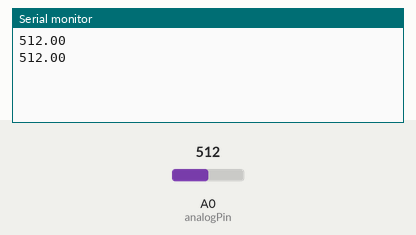
This sketch was run on a simulated Arduino Uno, built with avr-gcc and run on an emulated ATmega328P. On the bench: the last lines printed to the serial monitor. The test bench sets the inputs (shaded band); at power-on: A0 (analogPin) = 512.

Above: at 1.8 s.
1.9 s: A0 (analogPin) set to 716
At 2.7 s:
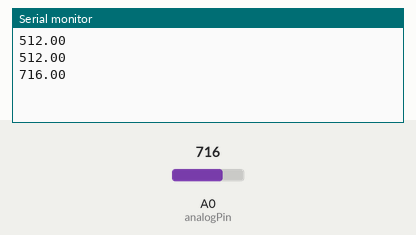
3.4 s: A0 (analogPin) set to 900
At 4.8 s:
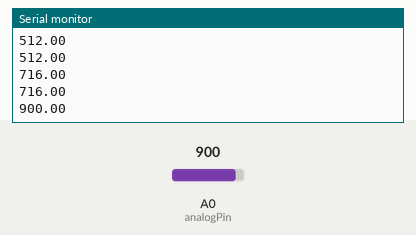
Timing chart, 0 to 6.4 s (numbered marks = the images above; inputs shaded):
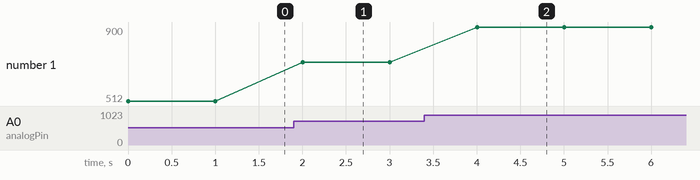

Measured:
- after the input at 1.9 s, the serial monitor: prints a new line after 0.10 s (image 1)
- after the input at 3.4 s, the serial monitor: prints a new line after 0.60 s (image 2)
- plotted number 1: 512 → 716 after the input at 1.9 s, 716 → 900 after the input at 3.4 s

The sketch:

analogReadtest.ino
```cpp
int analogPin = A0;
double val;

void setup() {
  Serial.begin(9600);
  analogReference(DEFAULT);
}

void loop() {

    val = analogRead(analogPin);
    Serial.println(val);
    delay(1000);

}
```
